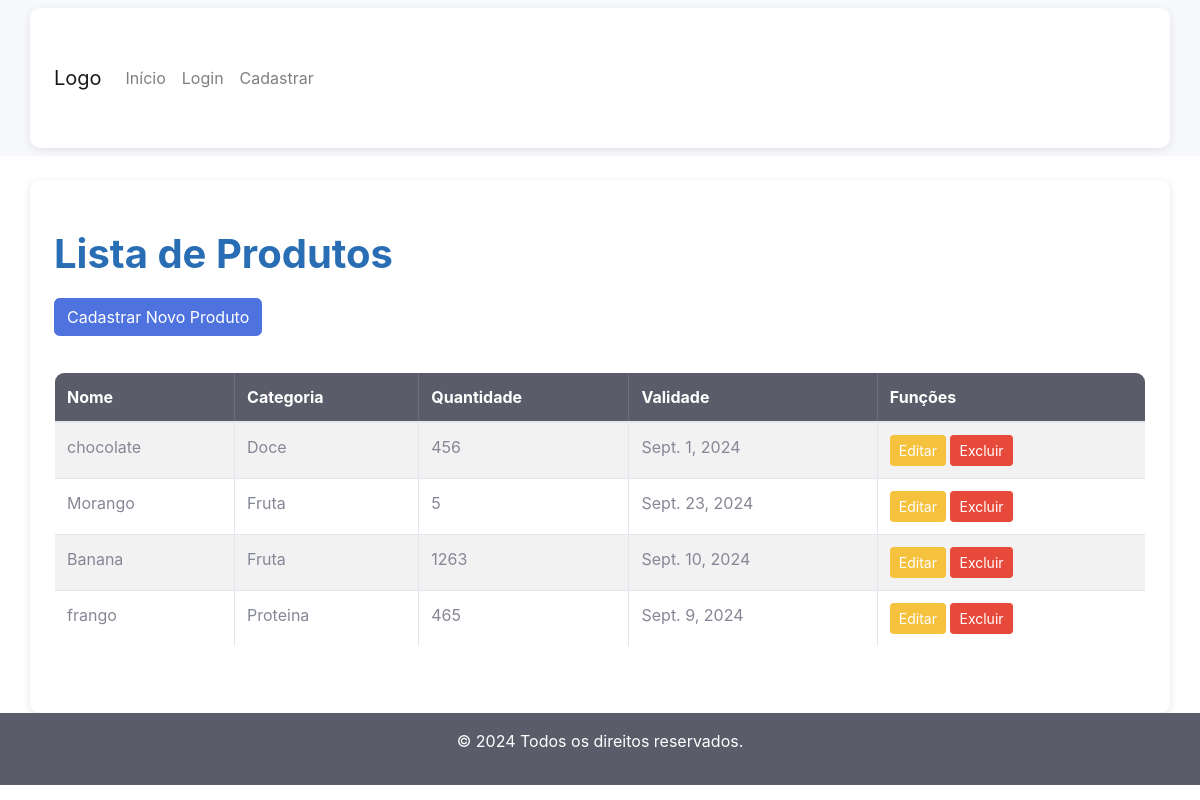
The page /produtos/ on the database as committed earlier.
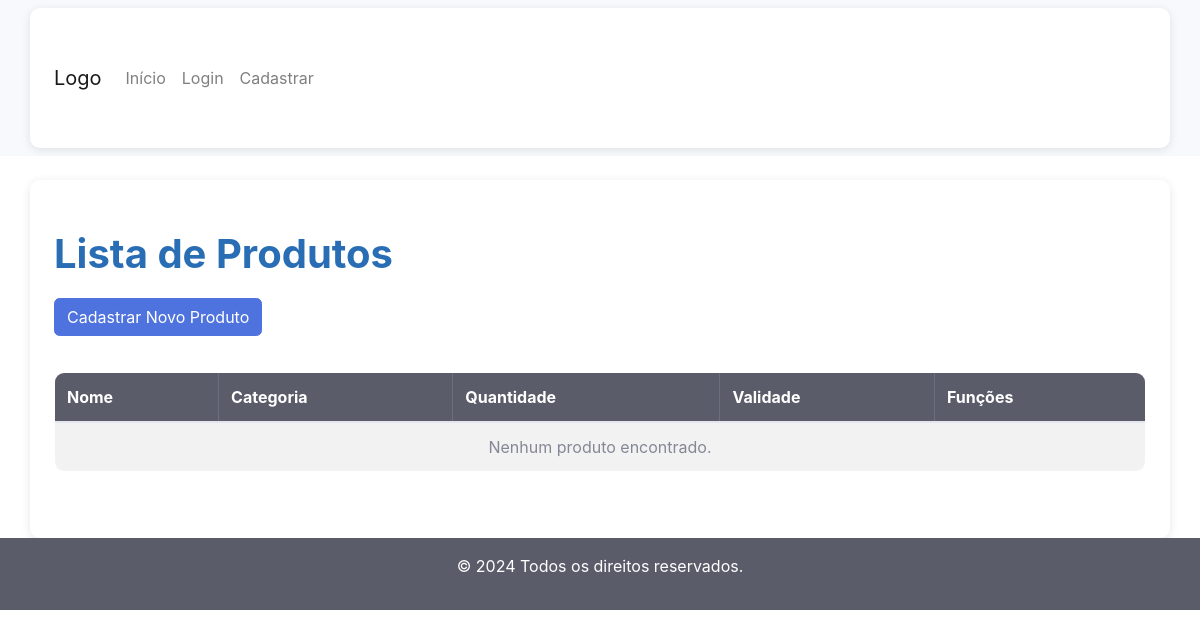
The same page on the database as committed later.
### core/models.py (models this page shows, shortened)
class Produto(models.Model):
    nome = models.CharField(max_length=100)
    categoria = models.ForeignKey('Categoria', on_delete=models.CASCADE)
    quantidade = models.IntegerField()
    data_validade = models.DateField()
    is_deleted = models.BooleanField(default=False)  # Campo para marcar produtos excluídos

class Categoria(models.Model):
    nome = models.CharField(max_length=100)

### core/views.py (the view)
# urls.py: path('produtos/', lista_produtos, name='lista_produtos'),
def lista_produtos(request):
    produtos = Produto.objects.filter(is_deleted=False)  # Filtra produtos que não estão na lixeira
    return render(request, 'lista_produtos.html', {'produtos': produtos})

### core/templates/lista_produtos.html (shortened to what this page needs)
{% extends 'modelo.html' %}
{% block conteudo %}
<div class="container mt-4">
    <h2 class="titulo-principal">Lista de Produtos</h2>
    <a href="{% url 'cadastrar_produto' %}" class="btn btn-primary mb-3">Cadastrar Novo Produto</a>
    <table class="table table-striped table-bordered">
        <thead class="table-dark">
            <tr>
                <th>Nome</th>
                <th>Categoria</th>
                <th>Quantidade</th>
                <th>Validade</th>
                <th>Funções</th>
            </tr>
        </thead>
        <tbody>
            {% if produtos and produtos|length > 0 %}
                {% for produto in produtos %}
                    <tr>
                        <td>{{ produto.nome }}</td>
                        <td>{{ produto.categoria.nome }}</td>
                        <td>{{ produto.quantidade }}</td>
                        <td>{{ produto.data_validade }}</td>
                        <td>
                            <a href="{% url 'editar_produto' produto.id %}" class="btn btn-warning btn-sm">Editar</a>
                            <a href="{% url 'excluir_produto' produto.id %}" class="btn btn-danger btn-sm" onclick="return confirm('Tem certeza que deseja excluir este produto?');">Excluir</a>
                        </td>
                    </tr>
                {% endfor %}
            {% else %}
                <tr>
                    <td colspan="5" class="text-center">Nenhum produto encontrado.</td>
                </tr>
            {% endif %}
        </tbody>
    </table>
</div>
{% endblock %}

Rows that differ between the two databases and show on the page:
no longer on this page (row edited): Produto: nome "chocolate", categoria.nome "Doce", quantidade "456", data_validade "Sept. 1, 2024"
no longer on this page (row edited): Produto: nome "Morango", categoria.nome "Fruta", quantidade "5", data_validade "Sept. 23, 2024"
no longer on this page (row edited): Produto: nome "Banana", categoria.nome "Fruta", quantidade "1263", data_validade "Sept. 10, 2024"
no longer on this page (row edited): Produto: nome "frango", categoria.nome "Proteina", quantidade "465", data_validade "Sept. 9, 2024"
Other text that changed with them:
text now shown: "Nenhum produto encontrado."
